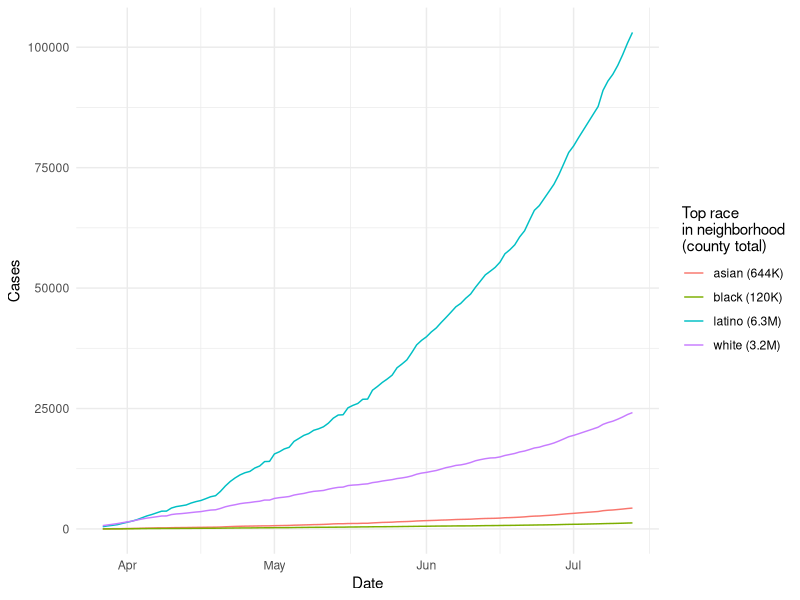
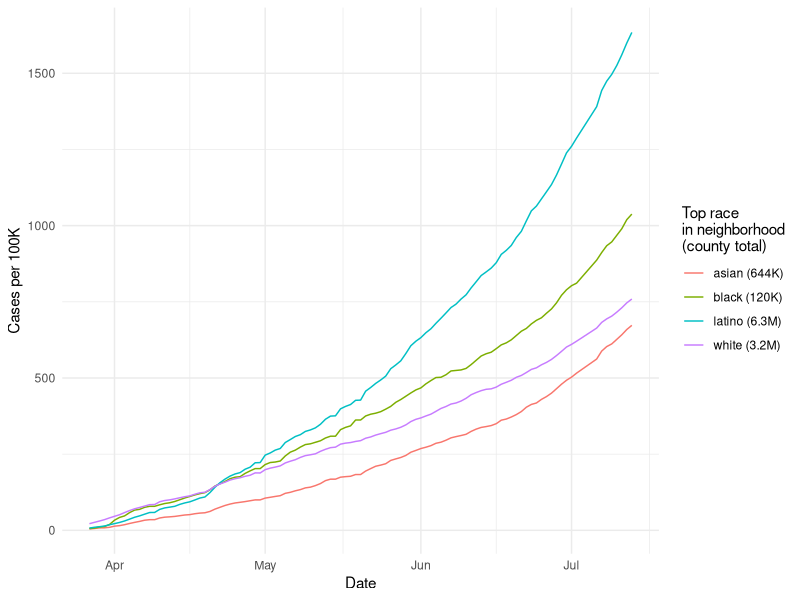
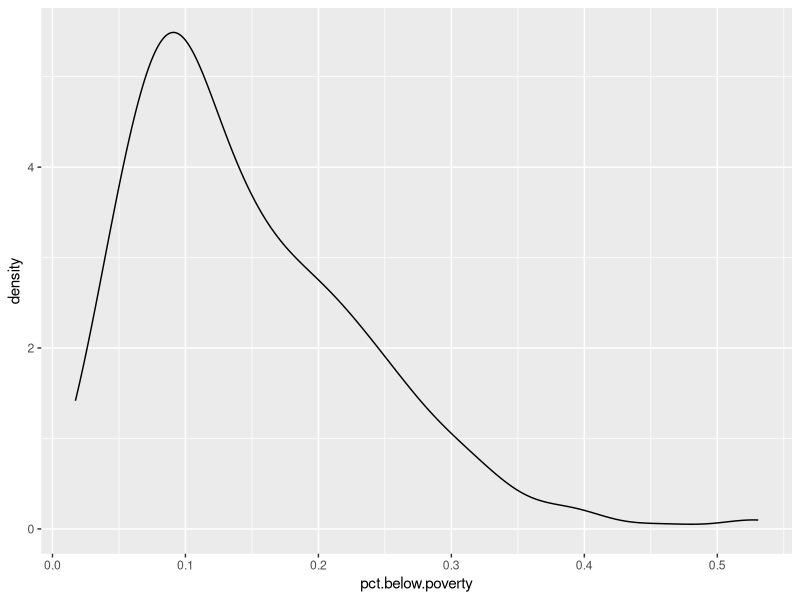
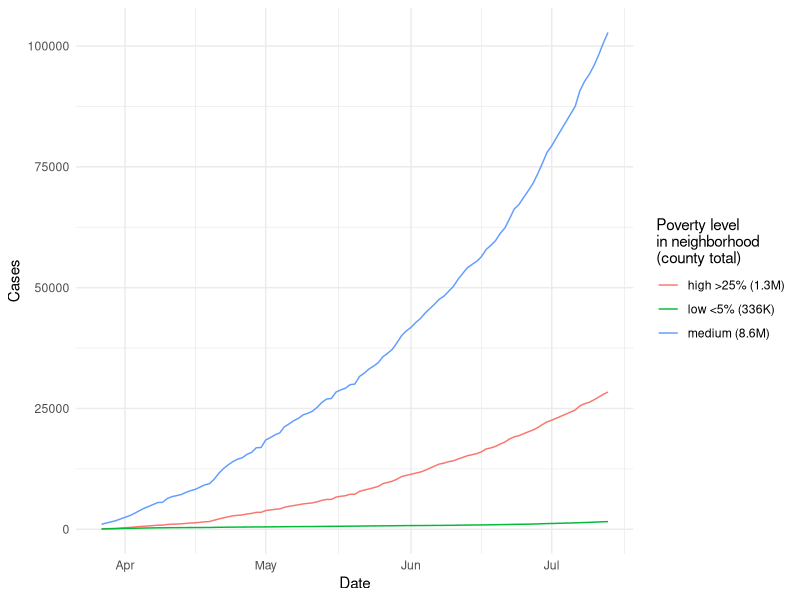
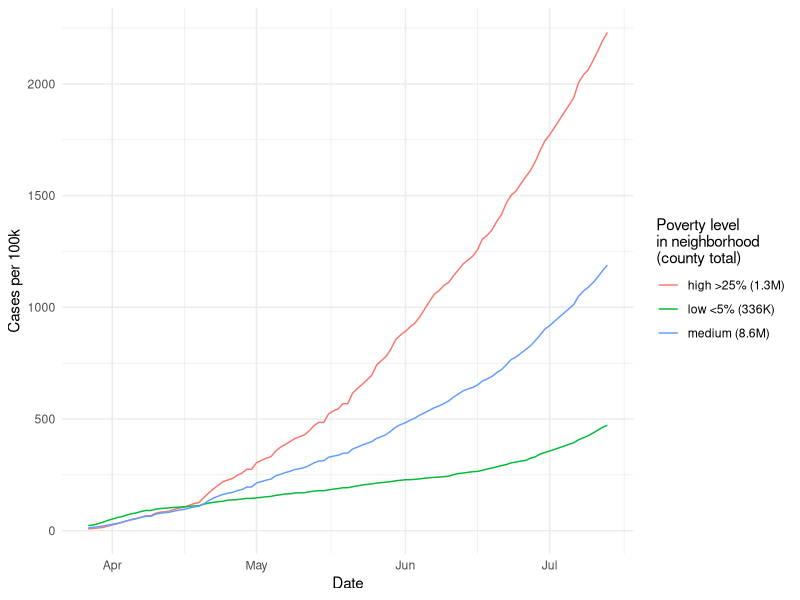
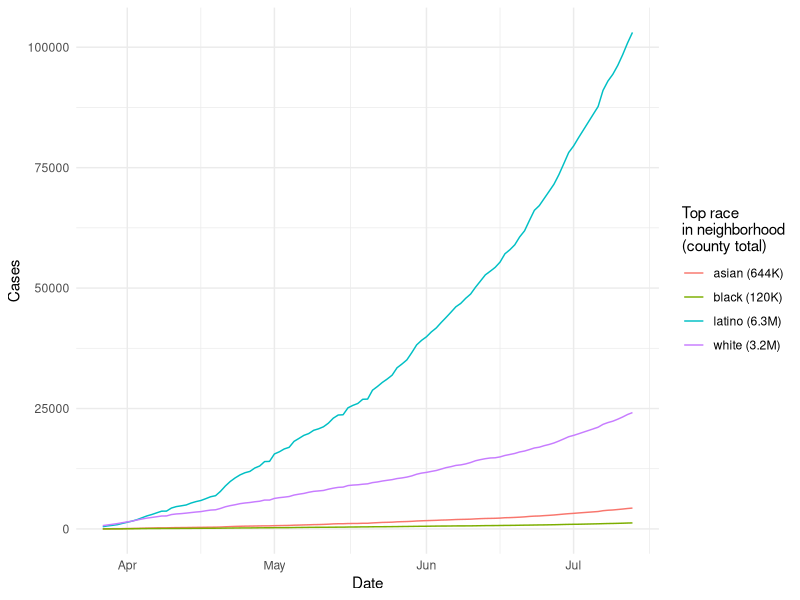
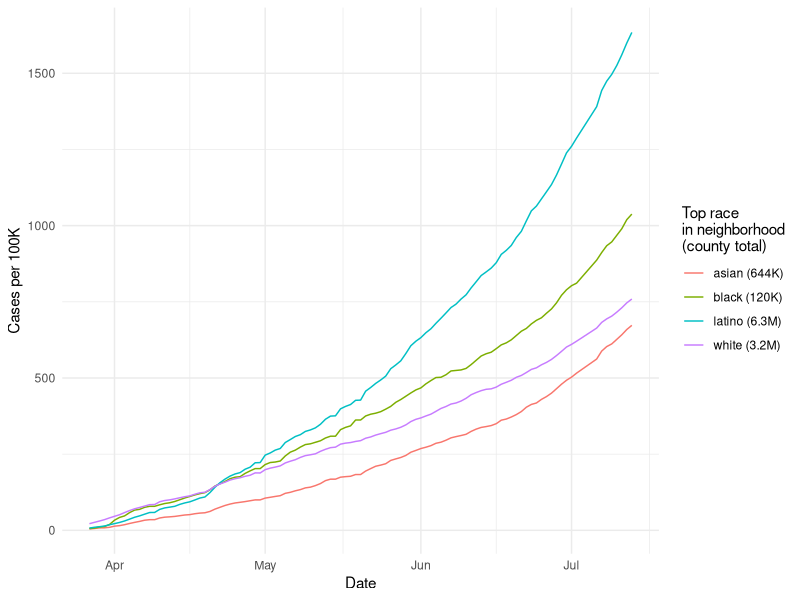
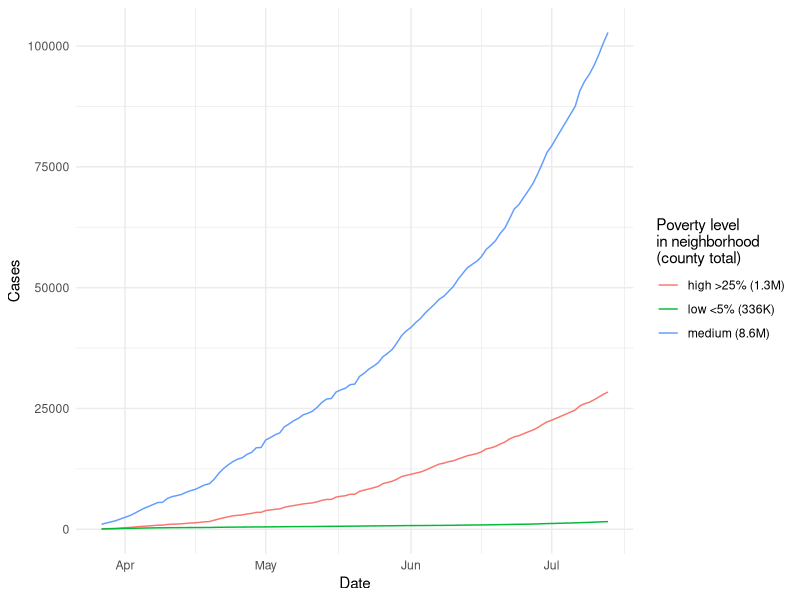

These charts were generated, in order, by the following R code:
library(glue)
library(tidyverse)

csa.daily = read_csv('processed/csa-daily.csv')

csa.daily

csa.race = read_csv('gis-census/csa-race.csv')

csa.race

csa.race %>% count(top.group, is.majority)
csa.race %>% count(top.group)
csa.race %>% group_by(top.group) %>% summarise(pop = sum(total))

daily.by.hood.race = csa.daily %>% 
  left_join(
    csa.race %>% 
      select(-total) %>% 
      select(csa.hood.name = hood.name, top.race = top.group, is.majority)
  ) %>% 
  group_by(top.race, date) %>% 
  summarise(
    cases = sum(cases),
    population = sum(population),
    case.rate.100k = cases / population * 100000
  ) %>% 
  ungroup() %>% 
  mutate(
    top.race = case_when(
      population > 1000000 ~ glue('{top.race} ({round(population / 1000000, 1)}M)'),
      population < 1000000 ~ glue('{top.race} ({round(population / 1000)}K)'),
    )
  )

daily.by.hood.race

daily.by.hood.race %>% distinct(top.race, population)

plot.race.cases = daily.by.hood.race %>% 
  ggplot(aes(date, cases, color = top.race)) +
  geom_line() +
  labs(color = 'Top race\nin neighborhood\n(county total)') +
  ylab('Cases') +
  xlab('Date') +
  theme_minimal()

plot.race.cases

plot.race.case.rate = daily.by.hood.race %>% 
  ggplot(aes(date, case.rate.100k, color = top.race)) +
  geom_line() +
  labs(color = 'Top race\nin neighborhood\n(county total)') +
  ylab('Cases per 100K') +
  xlab('Date') +
  theme_minimal()

plot.race.case.rate

csa.poverty = read_csv('gis-census/csa-poverty.csv')

csa.poverty

csa.poverty %>% 
  ggplot(aes(pct.below.poverty)) +
  geom_density()

csa.poverty = csa.poverty %>% 
  mutate(
    poverty.bin = case_when(
      pct.below.poverty >= 0.25 ~ 'high >25%',
      pct.below.poverty < 0.25 & pct.below.poverty >= 0.05 ~ 'medium',
      pct.below.poverty < 0.05 ~ 'low <5%',
    )
  )

csa.poverty %>% count(poverty.bin)

csa.poverty %>% group_by(poverty.bin) %>% summarise(pop = sum(total))

daily.by.hood.poverty = csa.daily %>% 
  left_join(
    csa.poverty %>% 
      select(-total) %>% 
      rename(csa.hood.name = hood.name)
  ) %>% 
  group_by(poverty.bin, date) %>% 
  summarise(
    cases = sum(cases),
    population = sum(population),
    case.rate.100k = cases / population * 100000
  ) %>% 
  ungroup() %>% 
  mutate(
    poverty.bin = case_when(
      population > 1000000 ~ glue('{poverty.bin} ({round(population / 1000000, 1)}M)'),
      population < 1000000 ~ glue('{poverty.bin} ({round(population / 1000)}K)'),
    )
  )

daily.by.hood.poverty

plot.poverty.cases = daily.by.hood.poverty %>% 
  ggplot(aes(date, cases, color = poverty.bin)) +
  geom_line() +
  labs(color = 'Poverty level\nin neighborhood\n(county total)') +
  xlab('Date') +
  ylab('Cases') +
  theme_minimal()

plot.poverty.cases

plot.poverty.case.rate = daily.by.hood.poverty %>% 
  ggplot(aes(date, case.rate.100k, color = poverty.bin)) +
  geom_line() +
  labs(color = 'Poverty level\nin neighborhood\n(county total)') +
  xlab('Date') +
  ylab('Cases per 100k') +
  theme_minimal()

plot.poverty.case.rate

daily.by.hood.poverty %>% write_csv('processed/daily-poverty-groups.csv')

daily.by.hood.poverty %>%
  select(poverty.bin, date, case.rate.100k) %>% 
  mutate(poverty.bin = as.character(poverty.bin)) %>% 
  pivot_wider(names_from = 'date', values_from = 'case.rate.100k') %>% 
  # mutate(poverty.bin = word(poverty.bin)) %>% 
  write_csv('processed/daily-poverty-groups-wide.csv')

ggsave(filename = 'plots/csa-daily-race-counts.png', plot = plot.race.cases, width = 11, height = 8)
ggsave(filename = 'plots/csa-daily-race-rates.png', plot = plot.race.case.rate, width = 11, height = 8)
ggsave(filename = 'plots/csa-daily-poverty-counts.png', plot = plot.poverty.cases, width = 11, height = 8)
ggsave(filename = 'plots/csa-daily-poverty-rates.png', plot = plot.poverty.case.rate, width = 11, height = 8)

csa.daily.latest = read_csv('processed/csa-daily-calcs-latest.csv')

csa.daily.latest

csa.daily.latest %>% 
  left_join(
    csa.poverty %>% 
      left_join(csa.race, by = 'hood.name') %>% 
      select(-starts_with('total')) %>% 
      rename(csa.hood.name = hood.name)
  ) %>% 
  select(-starts_with('days'), -ends_with('bin')) %>% 
  write_csv('processed/csa-latest-with-demographics.csv')
